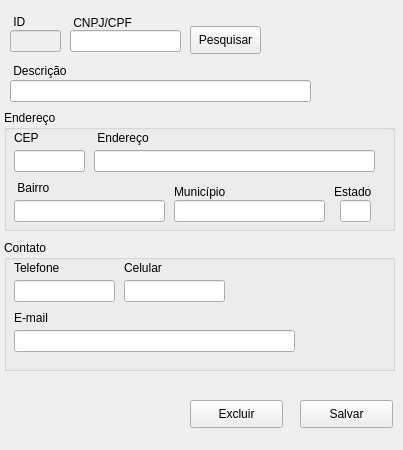
<?xml version="1.0" encoding="UTF-8"?>
<ui version="4.0">
 <class>frm_cadastro_Cliente</class>
 <widget class="QMainWindow" name="frm_cadastro_Cliente">
  <property name="geometry">
   <rect>
    <x>0</x>
    <y>0</y>
    <width>403</width>
    <height>450</height>
   </rect>
  </property>
  <property name="minimumSize">
   <size>
    <width>403</width>
    <height>450</height>
   </size>
  </property>
  <property name="maximumSize">
   <size>
    <width>403</width>
    <height>450</height>
   </size>
  </property>
  <property name="windowTitle">
   <string>Cadastro de Cliente</string>
  </property>
  <widget class="QWidget" name="centralwidget">
   <widget class="QLineEdit" name="line_id">
    <property name="enabled">
     <bool>false</bool>
    </property>
    <property name="geometry">
     <rect>
      <x>10</x>
      <y>30</y>
      <width>51</width>
      <height>22</height>
     </rect>
    </property>
   </widget>
   <widget class="QLabel" name="label">
    <property name="geometry">
     <rect>
      <x>10</x>
      <y>14</y>
      <width>55</width>
      <height>16</height>
     </rect>
    </property>
    <property name="text">
     <string> ID</string>
    </property>
   </widget>
   <widget class="QLabel" name="label_2">
    <property name="geometry">
     <rect>
      <x>70</x>
      <y>13</y>
      <width>71</width>
      <height>20</height>
     </rect>
    </property>
    <property name="text">
     <string> CNPJ/CPF</string>
    </property>
   </widget>
   <widget class="QLineEdit" name="line_descricao">
    <property name="geometry">
     <rect>
      <x>10</x>
      <y>80</y>
      <width>301</width>
      <height>22</height>
     </rect>
    </property>
   </widget>
   <widget class="QLineEdit" name="line_cnpjcpf">
    <property name="geometry">
     <rect>
      <x>70</x>
      <y>30</y>
      <width>111</width>
      <height>22</height>
     </rect>
    </property>
    <property name="text">
     <string/>
    </property>
   </widget>
   <widget class="QLabel" name="label_3">
    <property name="geometry">
     <rect>
      <x>10</x>
      <y>63</y>
      <width>141</width>
      <height>16</height>
     </rect>
    </property>
    <property name="text">
     <string> Descrição</string>
    </property>
   </widget>
   <widget class="QGroupBox" name="groupBox">
    <property name="geometry">
     <rect>
      <x>4</x>
      <y>110</y>
      <width>391</width>
      <height>121</height>
     </rect>
    </property>
    <property name="title">
     <string>Endereço</string>
    </property>
    <widget class="QLineEdit" name="line_enderaco">
     <property name="geometry">
      <rect>
       <x>90</x>
       <y>40</y>
       <width>281</width>
       <height>22</height>
      </rect>
     </property>
    </widget>
    <widget class="QLabel" name="label_5">
     <property name="geometry">
      <rect>
       <x>170</x>
       <y>74</y>
       <width>61</width>
       <height>16</height>
      </rect>
     </property>
     <property name="text">
      <string>Município</string>
     </property>
    </widget>
    <widget class="QLineEdit" name="line_cidade">
     <property name="geometry">
      <rect>
       <x>170</x>
       <y>90</y>
       <width>151</width>
       <height>22</height>
      </rect>
     </property>
    </widget>
    <widget class="QLineEdit" name="line_cep">
     <property name="geometry">
      <rect>
       <x>10</x>
       <y>40</y>
       <width>71</width>
       <height>22</height>
      </rect>
     </property>
     <property name="text">
      <string/>
     </property>
    </widget>
    <widget class="QLabel" name="label_4">
     <property name="geometry">
      <rect>
       <x>330</x>
       <y>74</y>
       <width>51</width>
       <height>16</height>
      </rect>
     </property>
     <property name="text">
      <string>Estado</string>
     </property>
    </widget>
    <widget class="QLabel" name="label_8">
     <property name="geometry">
      <rect>
       <x>10</x>
       <y>70</y>
       <width>61</width>
       <height>16</height>
      </rect>
     </property>
     <property name="text">
      <string> Bairro</string>
     </property>
    </widget>
    <widget class="QLineEdit" name="line_bairro">
     <property name="geometry">
      <rect>
       <x>10</x>
       <y>90</y>
       <width>151</width>
       <height>22</height>
      </rect>
     </property>
    </widget>
    <widget class="QLabel" name="label_6">
     <property name="geometry">
      <rect>
       <x>10</x>
       <y>20</y>
       <width>51</width>
       <height>16</height>
      </rect>
     </property>
     <property name="text">
      <string>CEP</string>
     </property>
    </widget>
    <widget class="QLabel" name="label_7">
     <property name="geometry">
      <rect>
       <x>90</x>
       <y>20</y>
       <width>81</width>
       <height>16</height>
      </rect>
     </property>
     <property name="text">
      <string> Endereço</string>
     </property>
    </widget>
    <widget class="QLineEdit" name="line_estado">
     <property name="geometry">
      <rect>
       <x>336</x>
       <y>90</y>
       <width>31</width>
       <height>22</height>
      </rect>
     </property>
     <property name="text">
      <string/>
     </property>
    </widget>
   </widget>
   <widget class="QGroupBox" name="groupBox_2">
    <property name="geometry">
     <rect>
      <x>4</x>
      <y>240</y>
      <width>391</width>
      <height>131</height>
     </rect>
    </property>
    <property name="title">
     <string>Contato</string>
    </property>
    <widget class="QLineEdit" name="line_telefone">
     <property name="geometry">
      <rect>
       <x>10</x>
       <y>40</y>
       <width>101</width>
       <height>22</height>
      </rect>
     </property>
     <property name="text">
      <string/>
     </property>
    </widget>
    <widget class="QLineEdit" name="line_celular">
     <property name="geometry">
      <rect>
       <x>120</x>
       <y>40</y>
       <width>101</width>
       <height>22</height>
      </rect>
     </property>
     <property name="text">
      <string/>
     </property>
    </widget>
    <widget class="QLineEdit" name="line_email">
     <property name="geometry">
      <rect>
       <x>10</x>
       <y>90</y>
       <width>281</width>
       <height>22</height>
      </rect>
     </property>
    </widget>
    <widget class="QLabel" name="label_9">
     <property name="geometry">
      <rect>
       <x>10</x>
       <y>20</y>
       <width>71</width>
       <height>16</height>
      </rect>
     </property>
     <property name="text">
      <string>Telefone</string>
     </property>
    </widget>
    <widget class="QLabel" name="label_10">
     <property name="geometry">
      <rect>
       <x>120</x>
       <y>20</y>
       <width>71</width>
       <height>16</height>
      </rect>
     </property>
     <property name="text">
      <string>Celular</string>
     </property>
    </widget>
    <widget class="QLabel" name="label_11">
     <property name="geometry">
      <rect>
       <x>10</x>
       <y>70</y>
       <width>71</width>
       <height>16</height>
      </rect>
     </property>
     <property name="text">
      <string>E-mail</string>
     </property>
    </widget>
   </widget>
   <widget class="QPushButton" name="btn_pesquisar">
    <property name="geometry">
     <rect>
      <x>190</x>
      <y>26</y>
      <width>71</width>
      <height>28</height>
     </rect>
    </property>
    <property name="text">
     <string>Pesquisar</string>
    </property>
   </widget>
   <widget class="QPushButton" name="btn_salvar">
    <property name="geometry">
     <rect>
      <x>300</x>
      <y>400</y>
      <width>93</width>
      <height>28</height>
     </rect>
    </property>
    <property name="text">
     <string>Salvar</string>
    </property>
   </widget>
   <widget class="QPushButton" name="btn_excluir">
    <property name="geometry">
     <rect>
      <x>190</x>
      <y>400</y>
      <width>93</width>
      <height>28</height>
     </rect>
    </property>
    <property name="text">
     <string>Excluir</string>
    </property>
   </widget>
  </widget>
  <widget class="QMenuBar" name="menubar">
   <property name="geometry">
    <rect>
     <x>0</x>
     <y>0</y>
     <width>403</width>
     <height>26</height>
    </rect>
   </property>
  </widget>
 </widget>
 <tabstops>
  <tabstop>line_cnpjcpf</tabstop>
  <tabstop>btn_pesquisar</tabstop>
  <tabstop>line_descricao</tabstop>
  <tabstop>line_cep</tabstop>
  <tabstop>line_enderaco</tabstop>
  <tabstop>line_bairro</tabstop>
  <tabstop>line_cidade</tabstop>
  <tabstop>line_estado</tabstop>
  <tabstop>line_telefone</tabstop>
  <tabstop>line_celular</tabstop>
  <tabstop>line_email</tabstop>
  <tabstop>btn_salvar</tabstop>
  <tabstop>line_id</tabstop>
 </tabstops>
 <resources/>
 <connections/>
</ui>
